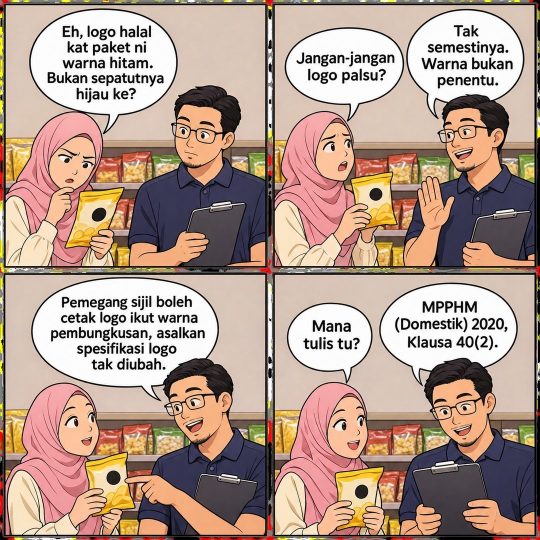
#> input picture backend/tests/fixtures/comic_real/chatgpt-full-square.jpg, 1080 x 1080 px (shown at 1/2 size)
$ python -i slides.py   (imports and definitions only)
#> lines starting #> are read from the running program, lines starting #| are printed output that depends on the picture
#> further down, picture is the input picture: PIL image 1080x1080 RGB; mean R, G, B 179, 154.5, 141.1
"""Carousel slides, drawn here with Pillow: words in, JPEGs out. No AI, no cost per slide.

The words come from the draft (`semasa_posts.slides`, written by the writer and edited by Wan);
a render job (`media_generations`, mode `slides`) carries a SNAPSHOT of them, so the pictures are
exactly what was asked for and the page can tell when the words have moved on since.

Rules carried over from ws.regulab Studio, each one learned the hard way:
  * every word is kept. A slide that cannot fit at the smallest type size FAILS the render with
    the slide named; it is never cut, and nothing (not the badge, not a picture) costs a point;
  * a token too wide for the column (a MAL number, a DOI, a long reference) is split by
    character instead of running off the edge;
  * `*word*` is emphasis: drawn in the accent colour, and the asterisks never reach the picture;
  * the content block is centred between the header and the footer. That is only safe because
    nothing here sizes itself off where the block starts;
  * ws.regulab: the website is on the artwork footer and nowhere else. LinkedIn: no ws.regulab
    identity at all, no logo, no website, no name;
  * the closing slide carries the source line, so the instrument is on the artwork.
"""

from __future__ import annotations

import io
import re
from dataclasses import dataclass, field
from functools import lru_cache
from pathlib import Path
from typing import Any

from PIL import Image, ImageDraw, ImageEnhance, ImageFilter, ImageFont

from . import compliance

FONTS = Path(__file__).resolve().parent / "fonts"
# the ws.regulab logo, trimmed to its ink
BRAND_LOGO = Path(__file__).resolve().parents[2] / "web" / "public" / "cards" / "logo-ink.png"
DISPLAY = FONTS / "Fraunces-SemiBold.ttf"
BODY = FONTS / "Inter-Regular.ttf"
BODY_BOLD = FONTS / "Inter-SemiBold.ttf"

# 4:5 on both streams (24 Oct 2026): Instagram's portrait grid cut the square ws.regulab cards at the sides
SIZES = {"regulab": (1080, 1350), "linkedin": (1080, 1350)}
# The Design tab's shapes (web/src/pages/DesignTab.jsx): a feed square, a 4:5 portrait poster and a 9:16 story.
FORMATS = {"square": (1080, 1080), "portrait": (1080, 1350), "story": (1080, 1920)}

# The regulab theme of the page (web/src/design/themes/regulab.css), so the cards look like home.
PAPER = (250, 247, 242)
INK = (28, 25, 23)
MUTED = (120, 113, 108)
ACCENT = (176, 121, 42)
LINE = (230, 221, 206)
ON_GROUND_INK = (255, 255, 255)
ON_GROUND_MUTED = (226, 222, 216)
ON_GROUND_ACCENT = (246, 206, 160)

MARGIN = 88
HEAD_H = 64            # eyebrow + counter row
FOOT_H = 64            # the ws.regulab website row (kept on LinkedIn as plain margin)
MIN_SCALE = 0.55
SCALE_STEP = 0.05

_EMPH = re.compile(r"\*([^*\n]+)\*")


class SlideError(ValueError):
    """A render that must not go ahead; the message is shown to Wan on the job."""


# --- the words ----------------------------------------------------------------------

# [4 lines left out: function normalise, not called in this run]


def same_words(a: Any, b: Any) -> bool:
    """True when two slide lists carry the same words (what the scan and the page compare)."""
    return compliance.slides_key(a) == compliance.slides_key(b)


# --- layout ---------------------------------------------------------------------------

@dataclass
class Run:
    text: str
    emph: bool


@dataclass
class Line:
    runs: list[Run] = field(default_factory=list)
    width: float = 0.0


# [10 lines left out: function tokens, not called in this run]


def strip_emphasis(text: str) -> str:
    return _EMPH.sub(r"\1", text)


# [33 lines left out: functions hard_split, wrap, not called in this run]


@dataclass
class Block:
    """One laid-out slide body: title lines, then points, at one scale."""
    title_font: ImageFont.FreeTypeFont
    body_font: ImageFont.FreeTypeFont
    title: list[Line]
    points: list[list[Line]]
    title_lh: int
    body_lh: int
    gap_title: int
    gap_point: int
    bullet: bool

    # [8 lines left out: function height, not called in this run]


def _font(path: Path, size: float) -> ImageFont.FreeTypeFont:
    return ImageFont.truetype(str(path), max(8, round(size)))


# [12 lines left out: function layout, not called in this run]


# AUTO-FIT (Wan, 16 Nov 2026: "for all poster, single card, comic, image make auto-fit application"). A slide that is too full
# has always shrunk here (fit, down to MIN_SCALE) and failed by name when it still did not fit. The other half was weak: a
# poster of three words and one point grew to 1.35 at most and sat in the upper third of a bare card. The ceilings are higher
# now, a slide starts growing sooner, and growth stops before it would cut a word in two (pieces).
FILL_FROM = 0.6           # a slide whose words take less than this share of the room is "empty": its type grows
FILL_TARGET = 0.82        # ... until the words take this share of the room (a hook, the cover, grows the most)
# the hook (the cover) is drawn very large; a slide with a lead and three points already fills its card and is not touched
FILL_MAX = {"cover": 3.0, "single": 2.4, "point": 2.4, "close": 2.4}


# [41 lines left out: functions pieces, fit, _fill, cover_fit, not called in this run]


LIGHT_LUMA = 168          # the 40th percentile of a picture's brightness (0-255) above which it counts as a light ground


# [6 lines left out: function ground_is_light, not called in this run]


GROUND_BLUR = 70           # the blur radius is the shorter side divided by this: 1080 px gives about 15
GROUND_CONTRAST = 0.72     # 1.0 is the picture as it is; lower pulls it toward flat grey


def soften_ground(photo: Image.Image) -> Image.Image:
    """A photograph under words is blurred and flattened first (Wan, 8 Nov 2026: "for any slide design which using photo as
    background, make the photo blur or less contrast so the wording still clear to read"): a sharp, contrasty picture puts edges
    and highlights across the letters even under a scrim. The same idea as coverSoft in web/src/lib/cards/studio.js."""
    radius = max(2.0, min(photo.size) / GROUND_BLUR)
#> radius = 15.43
    soft = photo.filter(ImageFilter.GaussianBlur(radius))
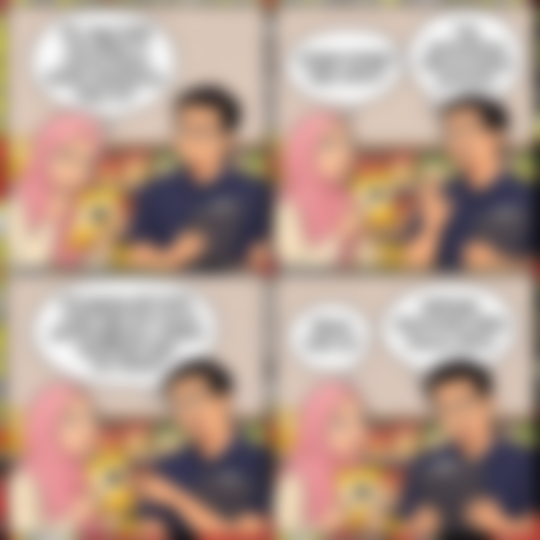
#> soft: PIL image 1080x1080 RGB (shown at 1/2 size); mean R, G, B 179, 154.4, 140.8
    return ImageEnhance.Contrast(soft).enhance(GROUND_CONTRAST)
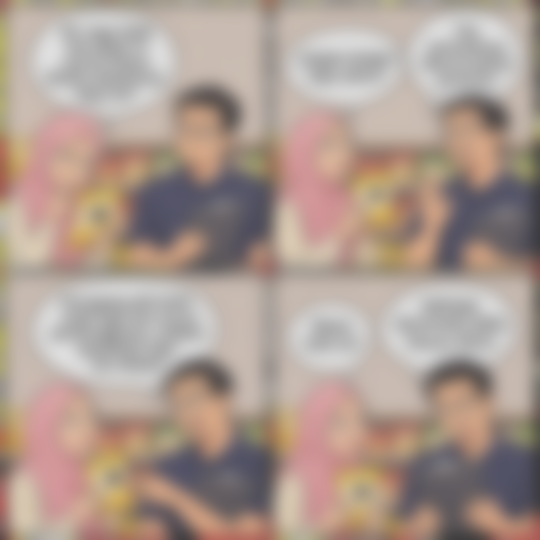
#> returned value: PIL image 1080x1080 RGB (shown at 1/2 size); mean R, G, B 173.2, 155.5, 145.7


# [20 lines left out: function background, not called in this run]


LOGO_H = 46            # the ws.regulab logo, top right of every ws.regulab slide (Wan, 11 Nov 2026)


# [45 lines left out: functions brand_mark, eyebrow_text, draw_lines, not called in this run]


FOOT_LINES = 2          # a slide's definition note ("Definisi: PIF = ...") takes two lines at most


# [15 lines left out: function foot_layout, not called in this run]


SHORT_H = 600       # below this height the fixed margins, header and footer leave no room for words
SHORT_DRAW_H = 1000  # ... so a short banner is drawn at this height and scaled down to its real size


# [109 lines left out: functions render_one, render, not called in this run]

>>> from PIL import Image
>>> picture = Image.open('../tests/fixtures/comic_real/chatgpt-full-square.jpg')
>>> result = soften_ground(picture)
